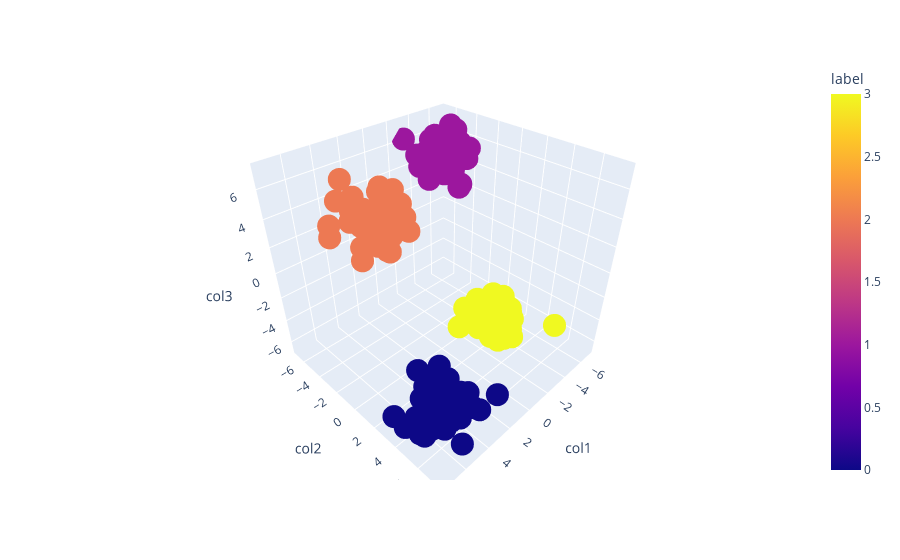

Notebook cell for this chart:
### Code cell
fig = px.scatter_3d(df, x='col1', y='col2', z='col3', color='label')
fig.show()

### Figure 1 — Plotly figure (JSON) as saved in the notebook; plotly's stock layout.template omitted (floating-point values rounded to 4 significant figures; data arrays with more than 128 entries replaced by an {"elided": "..."} marker saying what was removed)
{"data": [{"hovertemplate": "col1=%{x}<br>col2=%{y}<br>col3=%{z}<br>label=%{marker.color}<extra></extra>", "legendgroup": "", "marker": {"color": {"elided": "200 int values"}, "coloraxis": "coloraxis", "symbol": "circle"}, "mode": "markers", "name": "", "scene": "scene", "showlegend": false, "type": "scatter3d", "x": {"elided": "200 float values"}, "y": {"elided": "200 float values"}, "z": {"elided": "200 float values"}}], "layout": {"coloraxis": {"colorbar": {"title": {"text": "label"}}, "colorscale": [[0, "#0d0887"], [0.1111, "#46039f"], [0.2222, "#7201a8"], [0.3333, "#9c179e"], [0.4444, "#bd3786"], [0.5556, "#d8576b"], [0.6667, "#ed7953"], [0.7778, "#fb9f3a"], [0.8889, "#fdca26"], [1, "#f0f921"]]}, "legend": {"tracegroupgap": 0}, "margin": {"t": 60}, "scene": {"domain": {"x": [0, 1], "y": [0, 1]}, "xaxis": {"title": {"text": "col1"}}, "yaxis": {"title": {"text": "col2"}}, "zaxis": {"title": {"text": "col3"}}}}}
